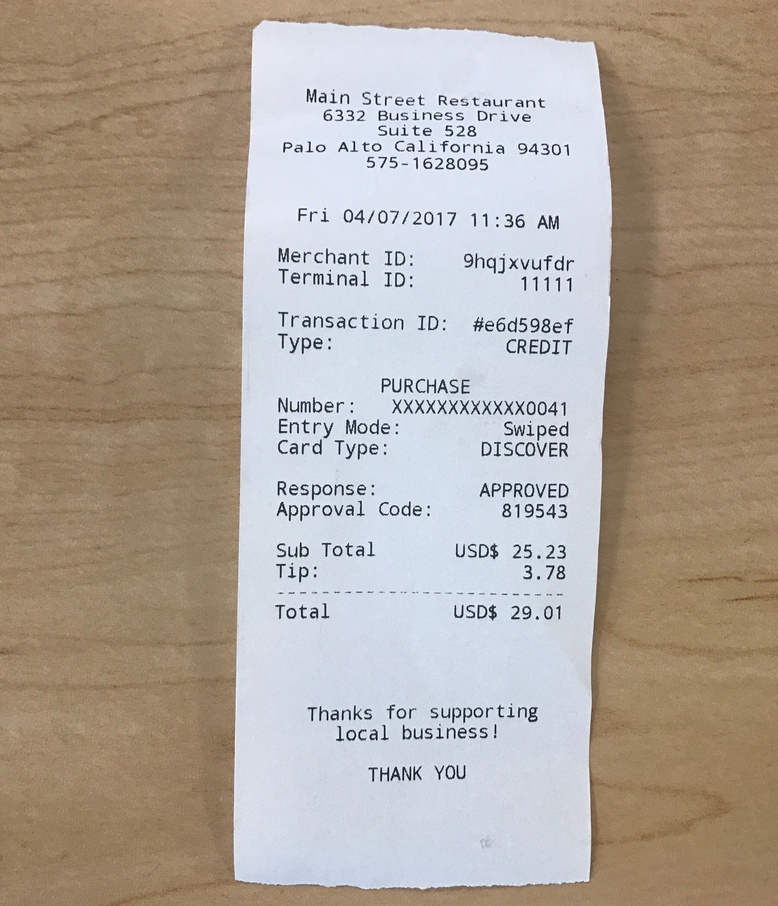
#> input picture receipt-files/Receipts/repo/Receipt1.jpg, 778 x 906 px, shrunk from 2577 x 3001 before the run, found by its file name
$ python ReceiptScan.py
#> lines starting #> are read from the running program, lines starting #| are printed output that depends on the picture; after the words box and inside, x2 and y2 are one past the last pixel; in counts of white or black regions, pixels touching at a corner belong together
from cv2 import cv2
import numpy as np
import pytesseract
from PIL import Image


path = "C://Users//HHS//Desktop//ScanIt//Receipts//"
imgPath = path + "repo//" + "Receipt1.jpg"
ocrPerformed = False

class TextChunk():
    def __init__(self, index, coordinates, density, text, row):
        self.index = index
        self.coordinates = coordinates
        self.density = density
        self.text = text
        self.row = row

    def getXY(self):
        return (self.coordinates[0], self.coordinates[1])

    def getX2(self):
        return (self.coordinates[0] + self.coordinates[2])

    def getY2(self):
        return(self.coordinates[1] + self.coordinates[3])

def threshold(gray, whiteBG = False):
    if(whiteBG == False):
        _, thres = cv2.threshold(gray,0, 255, cv2.THRESH_BINARY | cv2.THRESH_OTSU)
        kernel = np.ones((2, 2), np.uint8)
        thres = cv2.erode(thres, kernel)

    else:
        inverted = cv2.bitwise_not(gray)
        _, thres = cv2.threshold(inverted,40,255,cv2.THRESH_BINARY_INV)
        kernel = np.ones((2, 2), np.uint8)
        thres = cv2.erode(thres, kernel)

    cv2.imwrite(path + "thres.jpg", thres)
    return thres

def find_contours(thres):
    contours, _ = cv2.findContours(thres.copy(), cv2.RETR_EXTERNAL, cv2.CHAIN_APPROX_SIMPLE)

    if len(contours) != 0:
        c = max(contours, key = cv2.contourArea)
        return cv2.boundingRect(c)

def outermost(RECTpadding = 0):
#> called with RECTpadding = 0
    img = cv2.imread(imgPath)
#> img is the input picture: shape (906, 778, 3); mean B, G, R 154.3, 165.1, 175.3
    rect = img.copy()
    gray = cv2.imread(imgPath, 0)

    thres = threshold(gray)
#> in threshold, `_, thres = cv2.threshold(gray,0, 255, cv2.THRESH_BINARY | cv2.THRESH_O..`:
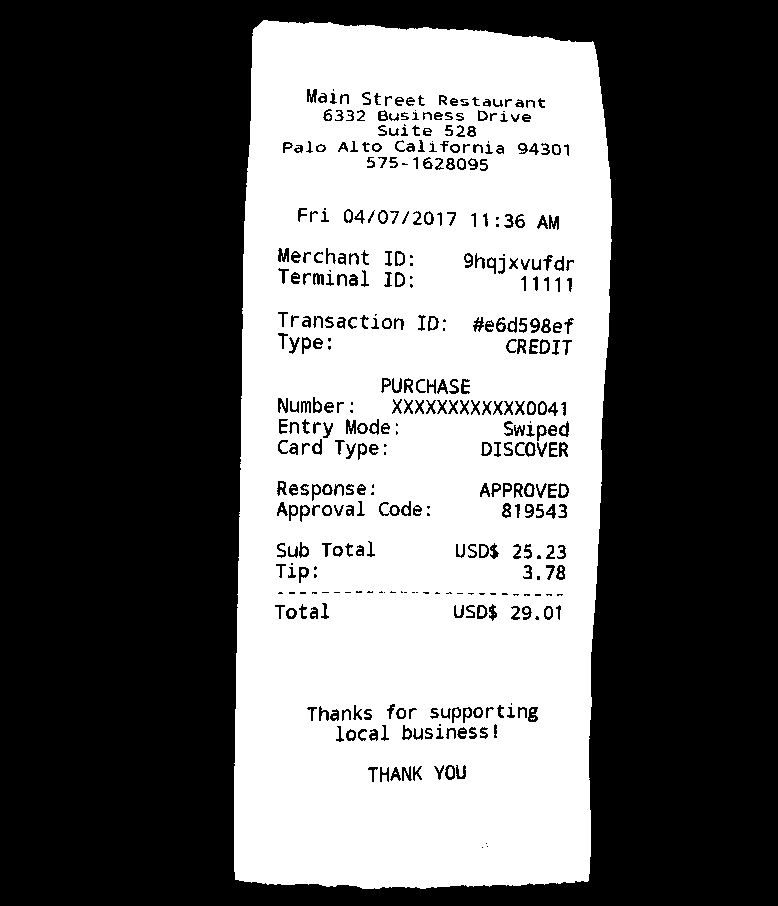
#> thres: shape (906, 778); 40.8% white; 134 white regions (76 under 20 px), largest, box (x1, y1, x2, y2) and area: (234, 20, 612, 889) 284807, (397, 253, 403, 264) 55, (397, 275, 403, 285) 52
#> in threshold, `thres = cv2.erode(thres, kernel)`:
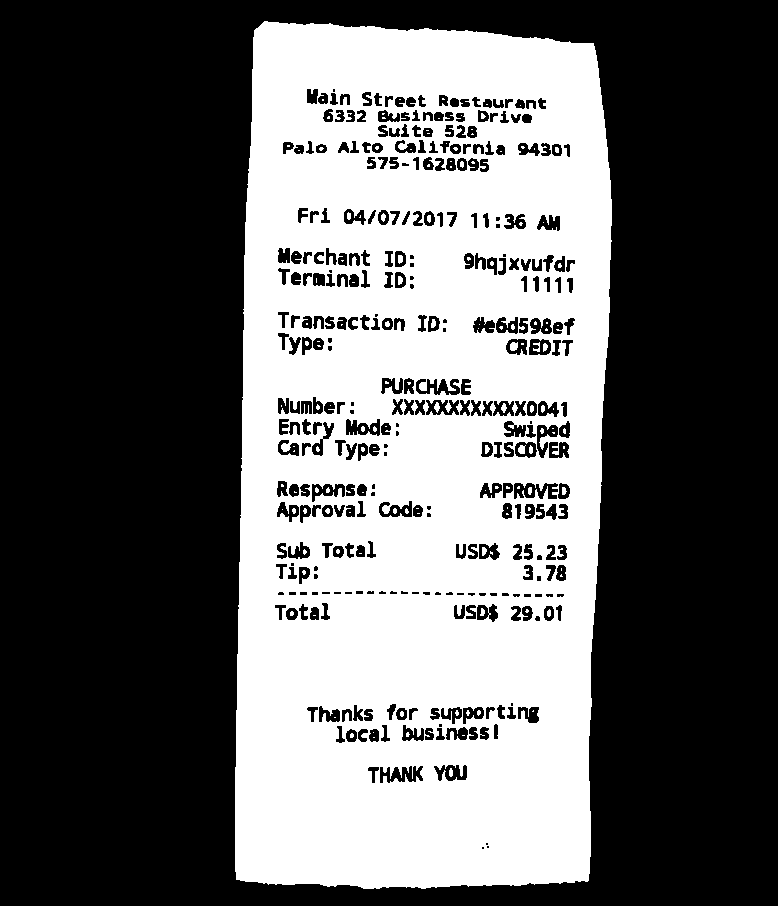
#> thres: shape (906, 778); 39% white; 141 white regions (110 under 20 px)
    (x,y,w,h) = find_contours(thres)
#> in find_contours, `contours, _ = cv2.findContours(thres.copy(), cv2.RETR_EXTERNAL, cv2.CH..`: contours = 1 contour; box (x1, y1, x2, y2) and area: (235, 21, 612, 889) 304452
#> in find_contours, `c = max(contours, key = cv2.contourArea)`: c = contour of 422 points, box (x1, y1, x2, y2) (235, 21, 612, 889), area 304452
#> x = 235; y = 21; w = 377; h = 868

    if(w*h == gray.size):
        thres = threshold(gray, True)
        (x,y,w,h) = find_contours(thres)

    cv2.rectangle(rect, (x-RECTpadding, y-RECTpadding), (x+w+RECTpadding, y+h+RECTpadding), (0, 0, 255), 2)
#> rect: shape (906, 778, 3); 1.06% of pixels changed, all inside (x1, y1, x2, y2) = (234, 20, 614, 891)
    cv2.imwrite(path + "rect.jpg", rect)

    snippet = img[y:y+h, x:x+w]
    cv2.imwrite(path+"snippet.jpg", snippet)
    return snippet

def preprocess(snippet):
    gray = cv2.imread(path+"snippet.jpg", 0)
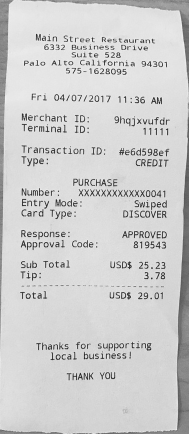
#> gray: shape (868, 377) (shown at 1/2 size); min 0, max 255, mean 205.9
    inverted = cv2.bitwise_not(gray)
    kernel = np.ones((2,2), np.uint8)
    dilated = cv2.dilate(inverted,kernel)
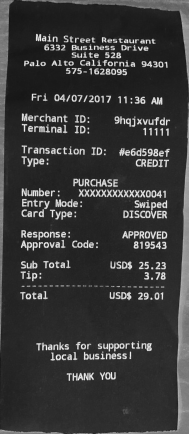
#> dilated: shape (868, 377) (shown at 1/2 size); min 12, max 255, mean 57.4
    cv2.imwrite(path+"dilated.jpg",dilated)

    _, thres = cv2.threshold(dilated, 0, 255,cv2.THRESH_BINARY+cv2.THRESH_OTSU)
#> thres: shape (868, 377); 14.8% white; 393 white regions (68 under 20 px), largest, box (x1, y1, x2, y2) and area: (192, 228, 377, 868) 9617, (0, 0, 27, 678) 5945, (144, 0, 377, 174) 3648
    cv2.imwrite(path+"threshold.jpg",thres)

    kernel = np.ones((1,40), np.uint8)
    blobs = cv2.morphologyEx(thres, cv2.MORPH_CLOSE, kernel)
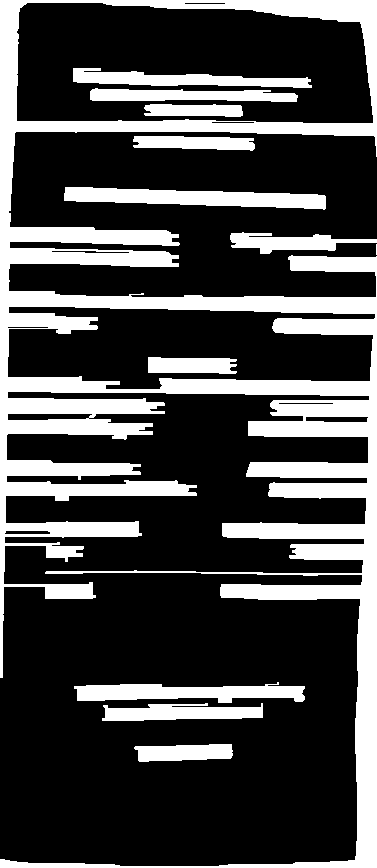
#> blobs: shape (868, 377); 27.5% white; 12 white regions (1 under 20 px)
    cv2.imwrite(path+"blobs.jpg",blobs)

    return blobs

def identifyChunks(blobs, padding=2):
#> called with padding = 2
    regions = []    # index, coordinates, density
    contours, _ = cv2.findContours(blobs.copy(), cv2.RETR_EXTERNAL, cv2.CHAIN_APPROX_SIMPLE)
#> contours = 8 contours, 1 with area under 20; largest, box (x1, y1, x2, y2) and area: (0, 0, 377, 868) 127346, (64, 187, 326, 210) 3464, (74, 682, 305, 703) 2846, (102, 703, 263, 721) 1899, (230, 232, 377, 254) 1501, (134, 744, 233, 762) 1332, (133, 136, 255, 151) 1310

    mask = np.zeros(blobs.shape, np.uint8)

    text = ""
    row = None

    i = 0
    for contour in range(len(contours)):
        (x, y, w, h) = cv2.boundingRect(contours[contour])
        if (w>10 and h>10) and (h<300):
            i = i + 1
            mask[y:y+h, x:x+w] = 0  # mask around bounding rectangle
            cv2.drawContours(mask, contours, contour, (255, 255, 255), -1)  # white fill to bounding rectangle area
            # cv2.imwrite(path+"sample//result" + str(i) + ".jpg",mask)
            white = np.sum(mask[y:y+h, x:x+w] == 255)
            density = float (white / (w*h))
            obj = TextChunk(i, (x,y,w,h), density, text, row)
            regions.append(obj)
#> this loop made 8 passes
#> (x, y, w, h, white, density) on passes 1, 2, 3, 5, 6, 7: (134, 744, 99, 18, 1442, 0.809), (102, 703, 161, 18, 2117, 0.731), (74, 682, 231, 21, 3109, 0.641), (230, 232, 147, 22, 1690, 0.523), (64, 187, 262, 23, 3738, 0.62), (133, 136, 122, 15, 1449, 0.792)
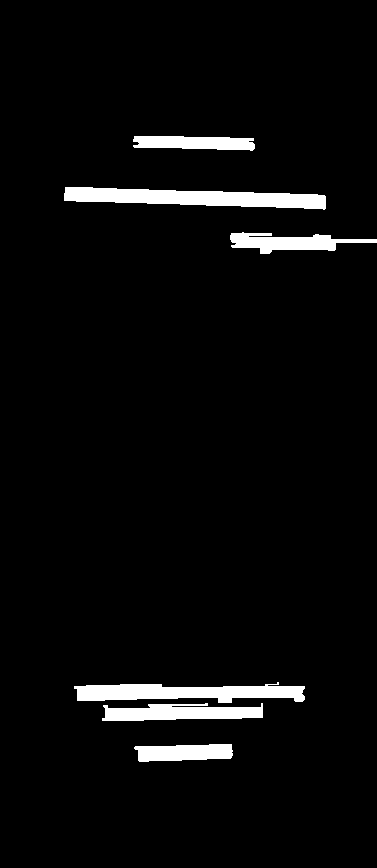
#> mask: shape (868, 377); 4.1% white; 6 white regions, box (x1, y1, x2, y2) and area: (64, 187, 326, 210) 3738, (74, 682, 305, 703) 3109, (102, 703, 263, 721) 2117, (230, 232, 377, 254) 1690, (133, 136, 255, 151) 1449, (134, 744, 233, 762) 1442
#> after the loop, i = 6; regions = 6 items
    return regions

# [16 lines left out: functions cluster, drawRect, not called in this run]


def ocr(regions, padding = 2):  # slow, ~30s runtime for one form
    global ocrPerformed
    ocrPerformed = True
    img = cv2.imread(path + "snippet.jpg")

    for region in regions:
        i = region.index
        print(i)
        (x, y, w, h) = region.coordinates

        snippetArray = img[y-padding:y+h+padding, x-padding:x+w+padding]

        snippet = Image.fromarray(snippetArray, 'RGB')
        loc = path + "ocr//" + str(i) + ".jpg"
        snippet.save(loc)

        snippet = Image.open(loc).convert('L')
        _,snippet = cv2.threshold(np.array(snippet), 125, 255, cv2.THRESH_BINARY)

        text = pytesseract.image_to_string(snippet, config="--psm 13")

        df = pytesseract.image_to_data(snippet, output_type='data.frame')
        filtered = df[df.conf != -1]
        confidence_series = filtered.groupby(['block_num'])['conf'].mean()
        try:
            confidence_val = confidence_series.iloc[0]
        except:
            confidence_val = 0

        # if(confidence_val < 50):
        #     continue

        region.text = text

        # print(str(i) + ". " + str(confidence_val) + " : " + region.text)

        textArray.append(region.text)

# [43 lines left out: functions ocrWhole, checkEditDistance, not called in this run]

if __name__ == '__main__':
    textArray = []
    snippet = outermost()
    blobs = preprocess(snippet)
    regions = identifyChunks(blobs)
#> regions = 6 items
    ocr(regions)
#> in ocr, `i = region.index`: i = 1
#| 1
#> in ocr, `(x, y, w, h) = region.coordinates`: x = 134; y = 744; w = 99; h = 18
#> in ocr, `_,snippet = cv2.threshold(np.array(snippet), 125, 255, cv2.THRESH_BINA..`:
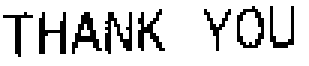
#> snippet: shape (22, 103) (shown 3 times larger); 83.5% white; black in thin lines or dots, all inside (x1, y1, x2, y2) = (1, 2, 98, 19)
#> (the call stopped at in ocr, `text = pytesseract.image_to_string(snippet, config="--psm 13")`: pytesseract is not available in this run)

    # ocrWhole()

    for text in textArray:
        print(checkEditDistance(text, "Total"))
